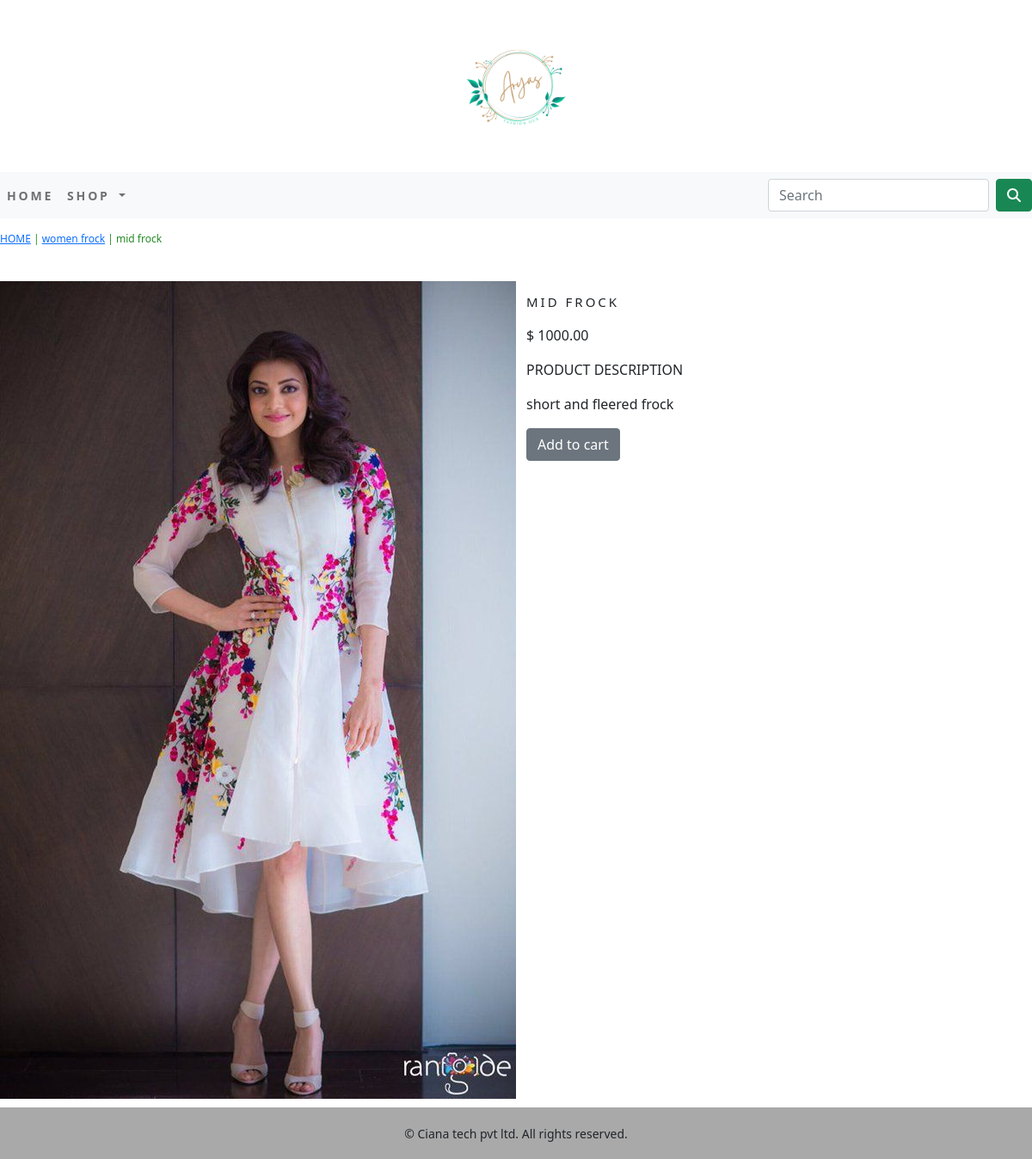
The page /shop/women-frock/mid-frock/ on the database its author committed.
### shopapp/models.py (models this page shows, shortened)
class Product(models.Model):
       name    =models.CharField(max_length=250,unique=True)
       slug    =models.SlugField(max_length=250,unique=True)
       des     =models.TextField(blank=True)
       price   =models.DecimalField(max_digits=10,decimal_places=2)
       category=models.ForeignKey(Category,on_delete=models.CASCADE)
       image   =models.ImageField(upload_to='product',blank=True)
       stock   =models.IntegerField()
       avaliable=models.BooleanField(default=True)
       created  =models.DateTimeField(auto_now_add=True)
       updated  =models.DateTimeField(auto_now=True)
       class Meta:
          ordering=['name']
          verbose_name='product'
          verbose_name_plural='products'

class Category(models.Model):
      name =models.CharField(max_length=250,unique=True)
      slug =models.SlugField(max_length=250,unique=True)
      des  =models.TextField(blank=True)
      image =models.ImageField(upload_to='category',blank=True)
      class Meta:
         ordering=['name']
         verbose_name='category'
         verbose_name_plural='cateogries'
      def get_url (self):
          return reverse('shopapp:products_by_category',args=[self.slug])
      def __str__(self):
             return '{}' .format(self.name)

### shopapp/views.py (the view)
# urls.py: path('<slug:c_slug>/<slug:product_slug>/',views.proDetail,name="prodCatDetail"),
def proDetail(request,c_slug,product_slug):
    try:
        product=Product.objects.get(category__slug=c_slug,slug=product_slug)
    except Exception as e:
        raise e
    return render(request,"product.html",{'product':product})

### cart/context_processors.py (called while the page is built)
def counter(request):
    item_count=0
    if 'admin' in request.path:
        return {}
    else:
        try:
            cart=Cart.objects.filter(cart_id=_cart_id(request))
            cart_items=CartItem.objects.all().filter(cart=cart[:1])
            for cart_item in cart_items:
                item_count += cart_item.quantity
        except Cart.DoesNotExist:
             item_count=0
    return dict(item_count=item_count)

### cart/views.py (called while the page is built)
def _cart_id(request):
    cart=request.session.session_key
    if not cart:
        cart=request.session.create()
    return cart

### shopapp/context_processors.py (called while the page is built)
def menu_links(request):
        links=Category.objects.all()
        return dict(links=links)

### templates/product.html (shortened to what this page needs)
{% extends 'base.html' %}
{% load static %}
{% block content %}
<div class="row my_prod_row_class">
    <div class="mx_auto">
        <p> <a href="{% url 'shopapp:allProductCat' %}">HOME</a> | <a href="{{ product.category.get_url }}"> {{ product.category }}</a> | {{product.name }}</p>
    </div>
  <div class="container">
      <br>
     <div class="row">
       <div class="col-12 col-sm-12 col-md-12 col-lg-6 text-center">
          <div style="min-width:14rem">
            <img src="{{ product.image.url }}" alt="{{ product.name }}">
          </div>
       </div>
    <div class="col-12 col-sm-12 col-md-12 col-lg-6">
       <div>
        <h1 class="my_prod_title">{{ product.name }}</h1>
        <p> $ {{ product.price }}</p>
         <p class="my_title"> Product Description </p>
        <p class="text-justify my_prod_text"> {{ product.des }}</p>
        {% if product.stock <= 0 %}
        <p class="text-justify my_prod_text"><b> Out of stock </b></p>
        {% else %}
        <a class="btn btn-secondary" href="{% url 'cart:add_cart' product.id %}">Add to cart</a>
        {% endif %}
       </div>
    </div>
  </div>
  </div>
{% endblock %}

### static/css/custom.css (style rules this page uses)
body { font-family: 'Roboto', sans-serif; }
.my_title { font-size : 16px; text-transform: uppercase; }
.my_prod_row_class { padding-top:15px; padding-bottom:10px; }
.my_prod_row_class .mx_auto { color:#228B22; font-size:12px; text-decoration:none; }
.my_prod_title { font-size:15px; text-transform:uppercase; letter-spacing: .2em; padding-top:15px; padding-bottom:10px; }
.my_prod_text { padding-right:15px; }

### rows shown on the page
Product: category "women frock", name "mid frock", image (picture), name "MID FROCK", price "1000.00", des "short and fleered frock"
